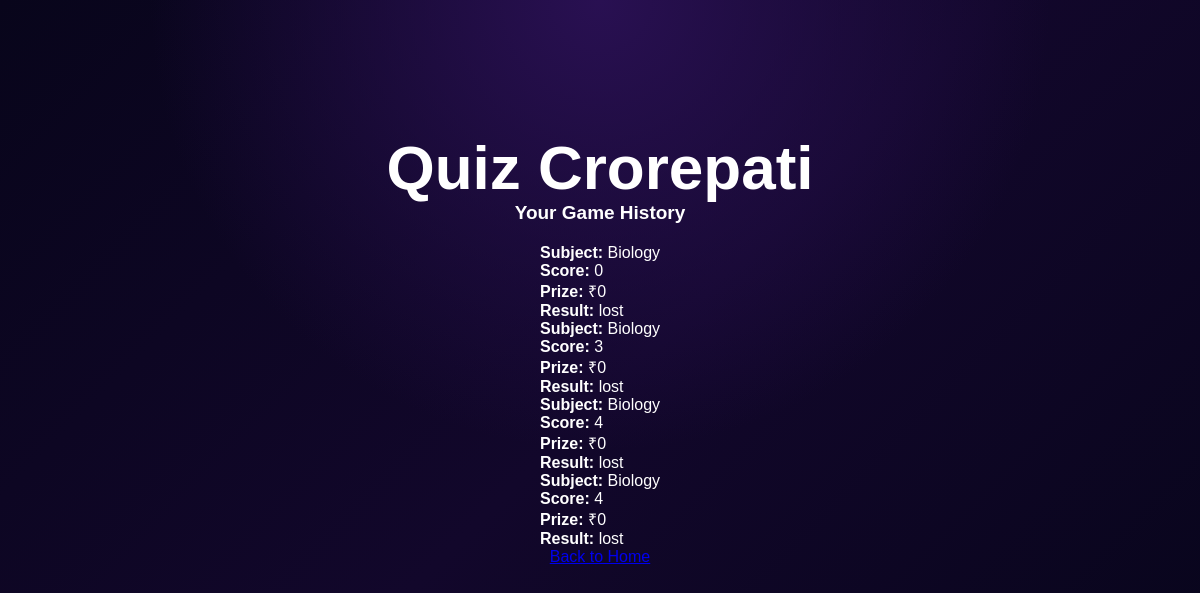
/game-history (signed in), run on the app's committed database.
### tables this page shows
CREATE TABLE game_history (
                id INTEGER PRIMARY KEY AUTOINCREMENT,
                user_id INTEGER NOT NULL,
                subject TEXT NOT NULL,
                score INTEGER NOT NULL,
                winnings INTEGER NOT NULL,
                result TEXT NOT NULL,
                played_at TEXT NOT NULL DEFAULT CURRENT_TIMESTAMP,
                FOREIGN KEY (user_id) REFERENCES users(id)
            );

### app.py (the view)
@app.route("/game-history")
@login_required
def game_history():
    with get_db_connection() as connection:
        history = connection.execute("""
            SELECT subject, score, winnings, result, played_at
            FROM game_history
            WHERE user_id = ?
            ORDER BY id DESC
            LIMIT 50
        """, (session["user_id"],)).fetchall()
    return render_template("history.html", history=history)

### app.py (called while the page is built)
def get_db_connection():
    connection = sqlite3.connect(DATABASE)
    connection.row_factory = sqlite3.Row
    return connection

def login_required(view_function):
    @wraps(view_function)
    def wrapped(*args, **kwargs):
        if "user_id" not in session:
            flash("Please sign in or create an account before playing.", "info")
            return redirect(url_for("login"))
        return view_function(*args, **kwargs)
    return wrapped

### templates/history.html (shortened to what this page needs)
<!DOCTYPE html>
<html lang="en">
<head>
    <link rel="stylesheet" href="{{ url_for('static', filename='style.css') }}">
</head>
<body>
    <main class="container">
        <h1>Quiz Crorepati</h1>
        <h2>Your Game History</h2>
        {% if history %}
            <div class="history-list">
                {% for game in history %}
                    <div class="history-item">
                        <p><strong>Subject:</strong> {{ game['subject'] }}</p>
                        <p><strong>Score:</strong> {{ game['score'] }}</p>
                        <p><strong>Prize:</strong> ₹{{ game['winnings'] }}</p>
                        <p><strong>Result:</strong> {{ game['result'] }}</p>
                    </div>
                {% endfor %}
            </div>
        {% else %}
            <p>You haven't completed any games yet.</p>
        {% endif %}
        <a href="{{ url_for('home') }}">Back to Home</a>
    </main>
</body>
</html>

### static/style.css (style rules this page uses)
* { margin: 0; padding: 0; box-sizing: border-box; }
body { min-height: 100vh; font-family: Arial, sans-serif; color: #ffffff; background: radial-gradient(circle at top, #291052, transparent 45%), linear-gradient(135deg, #08051b, #12072b, #07051a); }
.container { width: 100%; min-height: 85vh; padding: 45px 20px; display: flex; flex-direction: column; align-items: center; justify-content: center; }
h1 { margin-top: 20px; font-size: clamp(38px, 6vw, 62px); line-height: 1.1; }
h2 { margin-bottom: 20px; font-size: 19px; }

### data on the page
game_history: subject "Biology", score "0", winnings "0", result "lost"
game_history: subject "Biology", score "3", winnings "0", result "lost"
game_history: subject "Biology", score "4", winnings "0", result "lost"
game_history: subject "Biology", score "4", winnings "0", result "lost"
